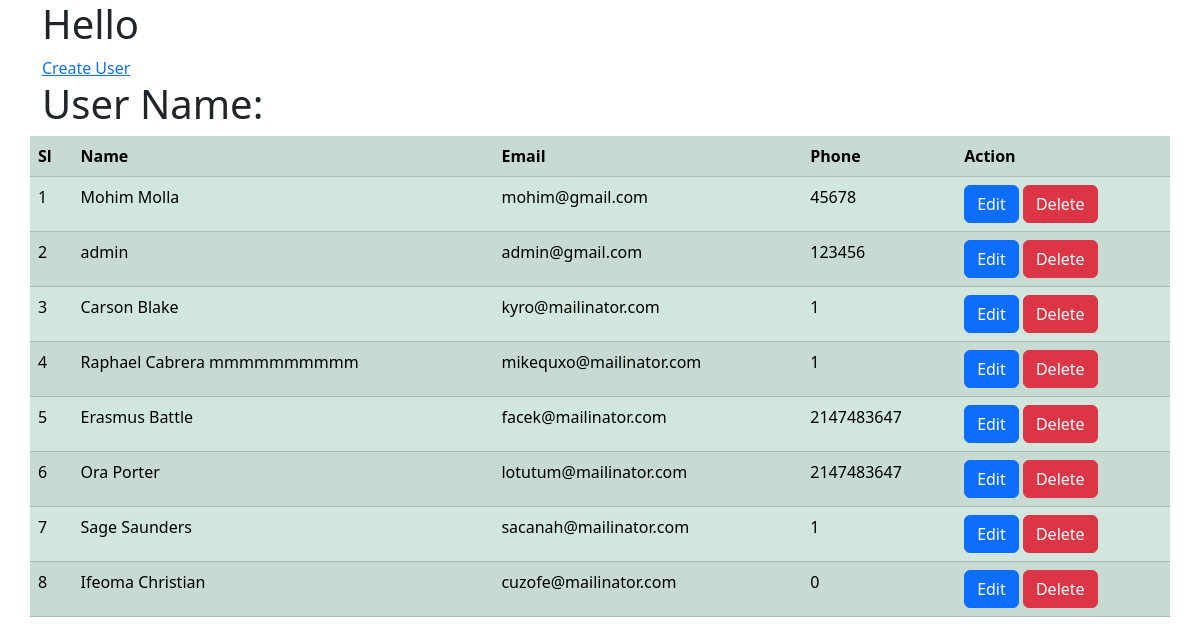
The app's page /dashbord.php with its own data.
### tables this page shows
CREATE TABLE `user` (
  `id` int(11) NOT NULL,
  `name` varchar(255) NOT NULL,
  `email` varchar(255) NOT NULL,
  `phone` int(11) NOT NULL,
  `password` int(11) NOT NULL,
  `role` varchar(255) NOT NULL,
  `created_at` timestamp NOT NULL DEFAULT current_timestamp()
);

### dashbord.php (the view, shortened to what this page needs)
<?php
include 'connect.php';
$username = $_SESSION['name'];
?>
<!DOCTYPE html>
<html lang="en">
<head>
    <link href="https://cdn.jsdelivr.net/npm/bootstrap@5.3.2/dist/css/bootstrap.min.css" rel="stylesheet"
>
</head>
<body>
    <div class="container">
        <div class="row">
            <h1>Hello</h1>
            <a href="./user.php">Create User</a>
		    <h1>User Name: <?php echo $username; ?></h1>
            <table class="table table-success table-striped">
                <tr>
                    <th>Sl</th>
                    <th>Name</th>
                    <th>Email</th>
                    <th>Phone</th>
                    <th>Action</th>
                </tr>
                <?php
                $sql = "SELECT * FROM user";
                $result = mysqli_query($conn, $sql);
                if ($result) {
                    $sl = 1;
                    while ($row = mysqli_fetch_assoc($result)) {
                        echo "<tr>";
                        echo "<td>{$sl}</td>";
                        echo "<td>{$row['name']}</td>";
                        echo "<td>{$row['email']}</td>";
                        echo "<td>{$row['phone']}</td>";
                        echo "<td>
                            <a class='btn btn-primary' href='edit.php?editid={$row['id']}'>Edit</a>
                            <a class='btn btn-danger' href='index.php?deleteid={$row['id']}'>Delete</a>
                            </td>";
                        echo "</tr>";
                        $sl++;
                    }
                }
                ?>
            </table>
        </div>
    </div>
</body>
</html>

### records on screen
user: name "Mohim Molla", email "mohim@gmail.com", phone "45678"
user: name "admin", email "admin@gmail.com", phone "123456"
user: name "Carson Blake", email "kyro@mailinator.com", phone "1"
user: name "Raphael Cabrera mmmmmmmmmm", email "mikequxo@mailinator.com", phone "1"
user: name "Erasmus Battle", email "facek@mailinator.com", phone "2147483647"
user: name "Ora Porter", email "lotutum@mailinator.com", phone "2147483647"
user: name "Sage Saunders", email "sacanah@mailinator.com", phone "1"
user: name "Ifeoma Christian", email "cuzofe@mailinator.com", phone "0"
